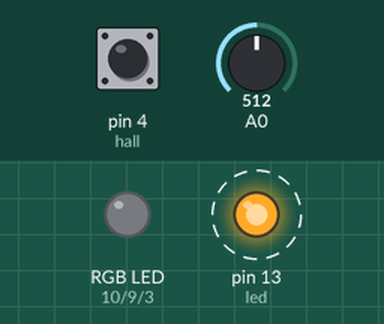
Bench run of a sketch on a simulated Arduino Uno, built with avr-gcc and run on an emulated ATmega328P. Parts: an RGB LED mixed from three pins (HIGH = lit), output pins drawn as LEDs (lit = HIGH). Dashed ring = blinking. The inputs (shaded band) are chosen by the test bench; at power-on: pin 4 (hall) HIGH, A0 = 512. What the sketch prints to the serial monitor is not drawn.

Above: at 5.05 s.
Timing chart, 0 to 8.0 s (numbered marks = the images above):
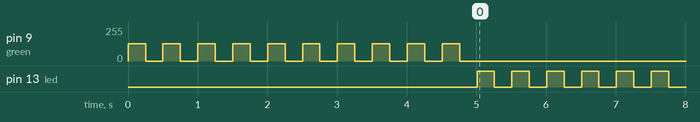

The sketch:

magdalena.ino
```cpp
const int hall = 4;
const int led=13;
const int blue=3;
const int red=10;
const int green=9;
const int OFF = 0;
const int ON = 255;
float MAX = 128.0;
const int DIM = MAX/2;

int currentValue;
int previousValue;

unsigned long currentEdge;
unsigned long previousEdge;
float currentSpeed = 0.0;
float maxSpeed = 5.0;
unsigned long previousMillis = 0;
unsigned long wait = 500;
unsigned long currentMillis;

int sensorValue;
int voltage;
float battV;
int battVInt;
int Vrange;
int MaskRed= 0x04;
int MaskGreen= 0x02;
int MaskBlue= 0x01;

float calcVoltage(word sensorValue){
  return (sensorValue * (5.0 / 1023.0))*4.8;
}
void forevererror(){
  Serial.println("Battery voltage is too low.");
  analogWrite(green, OFF);
  analogWrite(red, OFF);
  analogWrite(blue, OFF);
  do{
    digitalWrite(led, HIGH);
    delay(wait/2);
    digitalWrite(led, LOW);
    delay(wait/2);
  }
  while(1);
}

void setup() {
  Serial.begin(9600);
  pinMode(hall, INPUT);
  pinMode(led, OUTPUT);

  digitalWrite(led,LOW);

  pinMode(blue, OUTPUT);
  analogWrite(blue,0);
  pinMode(red, OUTPUT);
  analogWrite(red,0);
  pinMode(green, OUTPUT);
  analogWrite(green,0);

  previousValue = digitalRead(hall);
  previousEdge= millis();

  for(int i=1; i <= 10; i++){
    battV = calcVoltage(analogRead(A0));
    battVInt = (int)battV;
    Vrange = battVInt - 10;
    Serial.print("battV is ");
    Serial.print(battV);
    Serial.print(" Vrange is ");
    Serial.println(Vrange);

    if(battV < 12.0){
      forevererror();
    }
    if(battV > 17.0){
      analogWrite(red, DIM);
      delay(wait);
      analogWrite(red, OFF);
      delay(wait);
    }
    if(Vrange){
      if(Vrange & MaskRed){
        analogWrite(red, MAX);
      }
      if(Vrange & MaskGreen){
        analogWrite(green, MAX);
      }
      if(Vrange & MaskBlue){
        analogWrite(blue, MAX);
      }
    }
    else{
      analogWrite(red, DIM);
      analogWrite(green, DIM);
      analogWrite(blue, DIM);
    }
    delay(wait/2);
    analogWrite(red, OFF);
    analogWrite(green, OFF);
    analogWrite(blue, OFF);
    delay(wait/2);
  }
}

void loop() {
  currentValue = digitalRead(hall);
  currentMillis = millis();
  //calculate the speed on a leading edge
  if((currentValue == 0) && (previousValue == 1)){
    currentEdge = millis();
    currentSpeed = 1000.0/(currentEdge - previousEdge);
    if(currentSpeed >= 60.0){
      currentSpeed = 60.0;
    }
  //maxspeed shuffle
  if(currentSpeed > maxSpeed){
    maxSpeed = currentSpeed;
  }
    previousEdge = currentEdge;
  }
  //do every half second
  if((currentMillis - previousMillis) > wait){
    battV = calcVoltage(analogRead(A0));
    if(battV < 13.0){
      forevererror();
    }
    //print a bunch of diagnostics
    Serial.print(currentMillis);
    Serial.print(" ms ");
    Serial.print(currentSpeed);
    Serial.print(" 1/s and maxspeed is ");
    Serial.print(maxSpeed);
    Serial.print(" ");
    Serial.print(battV);
    Serial.println(" V");
    previousMillis = currentMillis;
    //if the speed is less than 1 rev/second, turn on green
    if(currentSpeed < 1.0){
      analogWrite(green, MAX);
      analogWrite(red, OFF);
      analogWrite(blue, OFF);
    }
    //if speed is greater than 1 rev/second, do colors
    if(currentSpeed >= 1.0){
      analogWrite(red, (((maxSpeed + 1.0)-currentSpeed)*MAX)/maxSpeed);
      analogWrite(blue, (currentSpeed*MAX)/maxSpeed);
      analogWrite(green, OFF);
    }
  }
  previousValue = currentValue;
}
```

Measured:
- by itself, pin 13 (led): alternates HIGH for 0.25 s and LOW for 0.25 s
